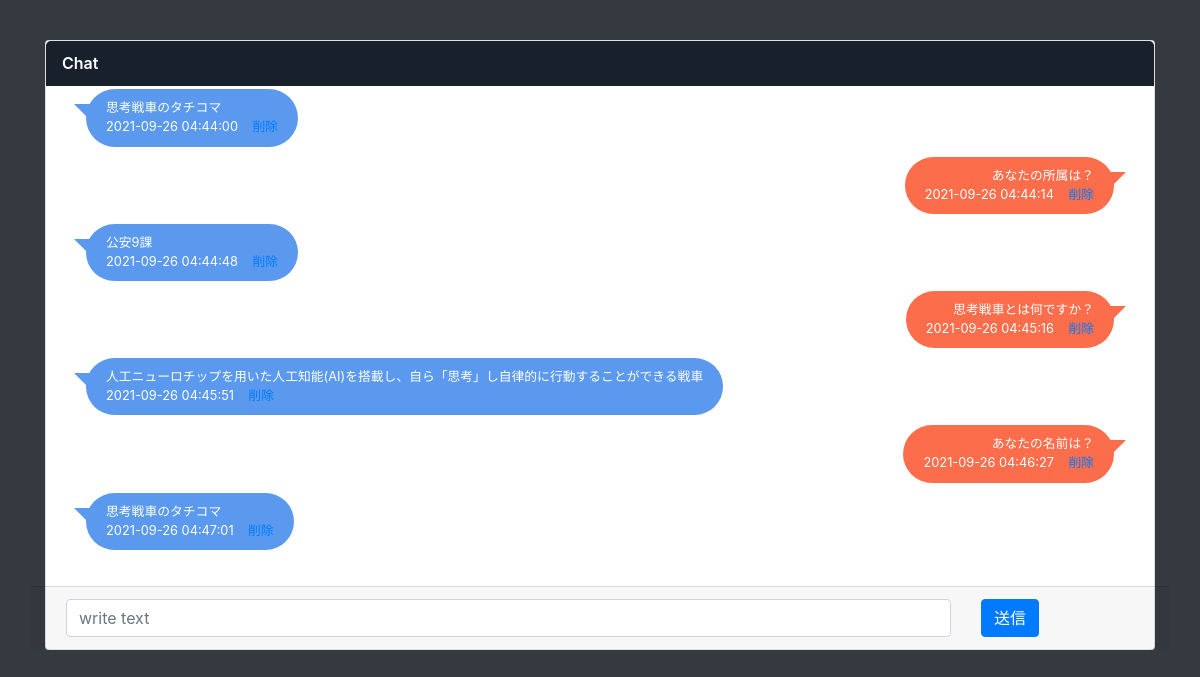
The page / on the database its author committed.
### main.py (models this page shows)
class Chat(db.Model):
    __tablename__ = 'chats'
    id = db.Column(db.Integer, primary_key=True)
    content = db.Column(db.String(200), nullable=False)
    type = db.Column(db.String(200), nullable=True)
    date_created = db.Column(db.DateTime, default=datetime.utcnow)

### main.py (the view)
@app.route('/', methods=['POST', 'GET'])
def index():
    global flag, task_content
    if request.method == 'POST':
        task_content = request.form['content']
        task_type = request.form['type']
        if request.form['flag'] == 'True':
            flag = True
        else:
            flag = False
        new_task = Chat(content=task_content, type=task_type)
        try:
            db.session.add(new_task)
            db.session.commit()
        except:
            return "Not seld message yet, try again."
        return redirect('/')
    else:
        tasks = Chat.query.order_by(Chat.date_created).all()
        return render_template('index.html', tasks=tasks, flag=flag, task_content=task_content)

### templates/index.html (shortened to what this page needs)
<!DOCTYPE html>
<html lang="en">
<head>
    <link href="https://stackpath.bootstrapcdn.com/bootstrap/4.4.1/css/bootstrap.min.css" rel="stylesheet"
>
    <link rel="stylesheet" href="{{ url_for('static', filename='css/main.css') }}">
</head>
<body class="bg-dark">
    <div class="container content">
        <div class="card">
            <div class="card-header">Chat</div>
            <div class="card-body" style="overflow: scroll;height: 500px;" id="target">
                <ul class="chat-list">
                    {% if tasks|length < 1 %} <h4 style="text-align: center">つぶやいてみよう！！！</h4>
                        {% else %}
                        {% for task in tasks %}
                        <li class="{{ task.type }}">
                            <div class="chat-body">
                                <div class="chat-message">
                                    <p>{{ task.content }}</p>
                                    {{ task.date_created.replace(microsecond = 0) }} &nbsp;&nbsp;
                                    <a href="/delete/{{task.id}}">削除</a>
                                </div>
                            </div>
                        </li>
                        {% endfor %}
                        {% endif %}
                </ul>
            </div>
            <form action="/" method="post" class="row card-footer">
                <div class="col-10">
                    <input type="text" name="content" id="content" class="form-control" placeholder="write text">
                </div>
                <div class="col-2">
                    <input type="submit" value="送信" class="btn btn-primary">
                </div>
            </form>
        </div>
    </div>
</body>
</html>

### static/css/main.css (style rules this page uses)
body { background:#eee; }
.chat-list { padding: 0; font-size: .8rem; }
.card .card-header:first-child { -webkit-border-radius: 0.3rem 0.3rem 0 0; -moz-border-radius: 0.3rem 0.3rem 0 0; border-radius: 0.3rem 0.3rem 0 0; }
.card .card-header { background: #17202b; border: 0; font-size: 1rem; padding: .65rem 1rem; position: relative; font-weight: 600; color: #ffffff; }
.content { margin-top:40px; }

### rows shown on the page
Chat: content "思考戦車のタチコマ", date_created.replace "2021-09-26 04:44:00"
Chat: content "あなたの所属は？", date_created.replace "2021-09-26 04:44:14"
Chat: content "公安9課", date_created.replace "2021-09-26 04:44:48"
Chat: content "思考戦車とは何ですか？", date_created.replace "2021-09-26 04:45:16"
Chat: content "人工ニューロチップを用いた人工知能(AI)を搭載し、自ら「思考」し自律的に行動することができる戦車", date_created.replace "2021-09-26 04:45:51"
Chat: content "あなたの名前は？", date_created.replace "2021-09-26 04:46:27"
Chat: content "思考戦車のタチコマ", date_created.replace "2021-09-26 04:47:01"
